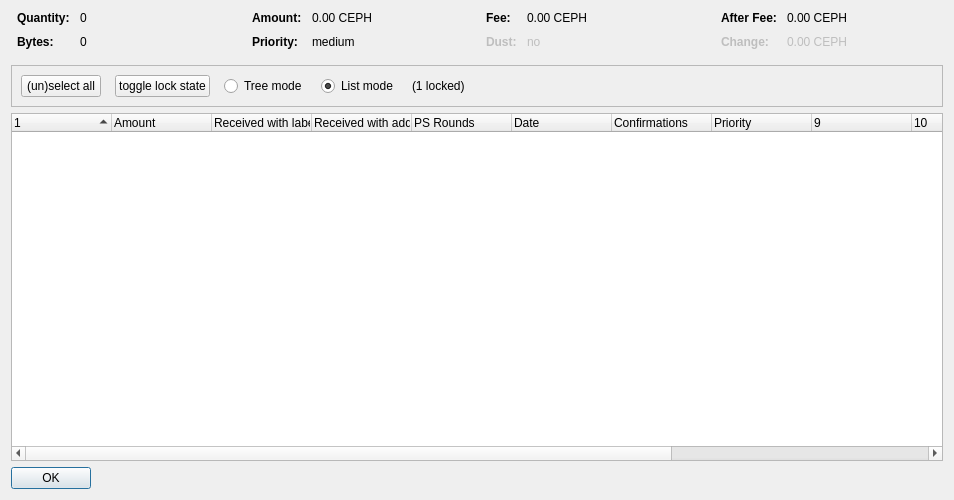
<?xml version="1.0" encoding="UTF-8"?>
<ui version="4.0">
 <class>CoinControlDialog</class>
 <widget class="QDialog" name="CoinControlDialog">
  <property name="geometry">
   <rect>
    <x>0</x>
    <y>0</y>
    <width>954</width>
    <height>500</height>
   </rect>
  </property>
  <property name="windowTitle">
   <string>Coin Selection</string>
  </property>
  <layout class="QVBoxLayout" name="verticalLayout">
   <item>
    <layout class="QHBoxLayout" name="horizontalLayoutTop" stretch="0,0,0,0">
     <property name="topMargin">
      <number>0</number>
     </property>
     <property name="bottomMargin">
      <number>10</number>
     </property>
     <item>
      <layout class="QFormLayout" name="formLayoutCoinControl1">
       <property name="horizontalSpacing">
        <number>10</number>
       </property>
       <property name="verticalSpacing">
        <number>10</number>
       </property>
       <property name="leftMargin">
        <number>6</number>
       </property>
       <property name="rightMargin">
        <number>6</number>
       </property>
       <item row="0" column="0">
        <widget class="QLabel" name="labelCoinControlQuantityText">
         <property name="font">
          <font>
           <weight>75</weight>
           <bold>true</bold>
          </font>
         </property>
         <property name="text">
          <string>Quantity:</string>
         </property>
        </widget>
       </item>
       <item row="0" column="1">
        <widget class="QLabel" name="labelCoinControlQuantity">
         <property name="cursor">
          <cursorShape>IBeamCursor</cursorShape>
         </property>
         <property name="contextMenuPolicy">
          <enum>Qt::ActionsContextMenu</enum>
         </property>
         <property name="text">
          <string notr="true">0</string>
         </property>
         <property name="textInteractionFlags">
          <set>Qt::LinksAccessibleByMouse|Qt::TextSelectableByKeyboard|Qt::TextSelectableByMouse</set>
         </property>
        </widget>
       </item>
       <item row="1" column="0">
        <widget class="QLabel" name="labelCoinControlBytesText">
         <property name="font">
          <font>
           <weight>75</weight>
           <bold>true</bold>
          </font>
         </property>
         <property name="text">
          <string>Bytes:</string>
         </property>
        </widget>
       </item>
       <item row="1" column="1">
        <widget class="QLabel" name="labelCoinControlBytes">
         <property name="cursor">
          <cursorShape>IBeamCursor</cursorShape>
         </property>
         <property name="contextMenuPolicy">
          <enum>Qt::ActionsContextMenu</enum>
         </property>
         <property name="text">
          <string notr="true">0</string>
         </property>
         <property name="textInteractionFlags">
          <set>Qt::LinksAccessibleByMouse|Qt::TextSelectableByKeyboard|Qt::TextSelectableByMouse</set>
         </property>
        </widget>
       </item>
      </layout>
     </item>
     <item>
      <layout class="QFormLayout" name="formLayoutCoinControl2">
       <property name="horizontalSpacing">
        <number>10</number>
       </property>
       <property name="verticalSpacing">
        <number>10</number>
       </property>
       <property name="leftMargin">
        <number>6</number>
       </property>
       <property name="rightMargin">
        <number>6</number>
       </property>
       <item row="0" column="0">
        <widget class="QLabel" name="labelCoinControlAmountText">
         <property name="font">
          <font>
           <weight>75</weight>
           <bold>true</bold>
          </font>
         </property>
         <property name="text">
          <string>Amount:</string>
         </property>
        </widget>
       </item>
       <item row="0" column="1">
        <widget class="QLabel" name="labelCoinControlAmount">
         <property name="cursor">
          <cursorShape>IBeamCursor</cursorShape>
         </property>
         <property name="contextMenuPolicy">
          <enum>Qt::ActionsContextMenu</enum>
         </property>
         <property name="text">
          <string notr="true">0.00 CEPH</string>
         </property>
         <property name="textInteractionFlags">
          <set>Qt::LinksAccessibleByMouse|Qt::TextSelectableByKeyboard|Qt::TextSelectableByMouse</set>
         </property>
        </widget>
       </item>
       <item row="1" column="0">
        <widget class="QLabel" name="labelCoinControlPriorityText">
         <property name="font">
          <font>
           <weight>75</weight>
           <bold>true</bold>
          </font>
         </property>
         <property name="text">
          <string>Priority:</string>
         </property>
        </widget>
       </item>
       <item row="1" column="1">
        <widget class="QLabel" name="labelCoinControlPriority">
         <property name="cursor">
          <cursorShape>IBeamCursor</cursorShape>
         </property>
         <property name="contextMenuPolicy">
          <enum>Qt::ActionsContextMenu</enum>
         </property>
         <property name="text">
          <string>medium</string>
         </property>
         <property name="textInteractionFlags">
          <set>Qt::LinksAccessibleByMouse|Qt::TextSelectableByKeyboard|Qt::TextSelectableByMouse</set>
         </property>
        </widget>
       </item>
      </layout>
     </item>
     <item>
      <layout class="QFormLayout" name="formLayoutCoinControl3">
       <property name="horizontalSpacing">
        <number>10</number>
       </property>
       <property name="verticalSpacing">
        <number>10</number>
       </property>
       <property name="leftMargin">
        <number>6</number>
       </property>
       <property name="rightMargin">
        <number>6</number>
       </property>
       <item row="0" column="0">
        <widget class="QLabel" name="labelCoinControlFeeText">
         <property name="font">
          <font>
           <weight>75</weight>
           <bold>true</bold>
          </font>
         </property>
         <property name="text">
          <string>Fee:</string>
         </property>
        </widget>
       </item>
       <item row="0" column="1">
        <widget class="QLabel" name="labelCoinControlFee">
         <property name="cursor">
          <cursorShape>IBeamCursor</cursorShape>
         </property>
         <property name="contextMenuPolicy">
          <enum>Qt::ActionsContextMenu</enum>
         </property>
         <property name="text">
          <string notr="true">0.00 CEPH</string>
         </property>
         <property name="textInteractionFlags">
          <set>Qt::LinksAccessibleByMouse|Qt::TextSelectableByKeyboard|Qt::TextSelectableByMouse</set>
         </property>
        </widget>
       </item>
       <item row="1" column="0">
        <widget class="QLabel" name="labelCoinControlLowOutputText">
         <property name="enabled">
          <bool>false</bool>
         </property>
         <property name="font">
          <font>
           <weight>75</weight>
           <bold>true</bold>
          </font>
         </property>
         <property name="text">
          <string>Dust:</string>
         </property>
        </widget>
       </item>
       <item row="1" column="1">
        <widget class="QLabel" name="labelCoinControlLowOutput">
         <property name="enabled">
          <bool>false</bool>
         </property>
         <property name="cursor">
          <cursorShape>IBeamCursor</cursorShape>
         </property>
         <property name="contextMenuPolicy">
          <enum>Qt::ActionsContextMenu</enum>
         </property>
         <property name="text">
          <string>no</string>
         </property>
         <property name="textInteractionFlags">
          <set>Qt::LinksAccessibleByMouse|Qt::TextSelectableByKeyboard|Qt::TextSelectableByMouse</set>
         </property>
        </widget>
       </item>
      </layout>
     </item>
     <item>
      <layout class="QFormLayout" name="formLayoutCoinControl4">
       <property name="horizontalSpacing">
        <number>10</number>
       </property>
       <property name="verticalSpacing">
        <number>10</number>
       </property>
       <property name="leftMargin">
        <number>6</number>
       </property>
       <property name="rightMargin">
        <number>6</number>
       </property>
       <item row="0" column="0">
        <widget class="QLabel" name="labelCoinControlAfterFeeText">
         <property name="font">
          <font>
           <weight>75</weight>
           <bold>true</bold>
          </font>
         </property>
         <property name="text">
          <string>After Fee:</string>
         </property>
        </widget>
       </item>
       <item row="0" column="1">
        <widget class="QLabel" name="labelCoinControlAfterFee">
         <property name="cursor">
          <cursorShape>IBeamCursor</cursorShape>
         </property>
         <property name="contextMenuPolicy">
          <enum>Qt::ActionsContextMenu</enum>
         </property>
         <property name="text">
          <string notr="true">0.00 CEPH</string>
         </property>
         <property name="textInteractionFlags">
          <set>Qt::LinksAccessibleByMouse|Qt::TextSelectableByKeyboard|Qt::TextSelectableByMouse</set>
         </property>
        </widget>
       </item>
       <item row="1" column="0">
        <widget class="QLabel" name="labelCoinControlChangeText">
         <property name="enabled">
          <bool>false</bool>
         </property>
         <property name="font">
          <font>
           <weight>75</weight>
           <bold>true</bold>
          </font>
         </property>
         <property name="text">
          <string>Change:</string>
         </property>
        </widget>
       </item>
       <item row="1" column="1">
        <widget class="QLabel" name="labelCoinControlChange">
         <property name="enabled">
          <bool>false</bool>
         </property>
         <property name="cursor">
          <cursorShape>IBeamCursor</cursorShape>
         </property>
         <property name="contextMenuPolicy">
          <enum>Qt::ActionsContextMenu</enum>
         </property>
         <property name="text">
          <string notr="true">0.00 CEPH</string>
         </property>
         <property name="textInteractionFlags">
          <set>Qt::LinksAccessibleByMouse|Qt::TextSelectableByKeyboard|Qt::TextSelectableByMouse</set>
         </property>
        </widget>
       </item>
      </layout>
     </item>
    </layout>
   </item>
   <item>
    <widget class="QFrame" name="frame">
     <property name="minimumSize">
      <size>
       <width>0</width>
       <height>40</height>
      </size>
     </property>
     <property name="frameShape">
      <enum>QFrame::StyledPanel</enum>
     </property>
     <property name="frameShadow">
      <enum>QFrame::Sunken</enum>
     </property>
     <layout class="QHBoxLayout" name="horizontalLayout">
      <item>
       <layout class="QHBoxLayout" name="horizontalLayoutPanel" stretch="0,0,0,0,0,0">
        <property name="spacing">
         <number>14</number>
        </property>
        <item>
         <widget class="QPushButton" name="pushButtonSelectAll">
          <property name="sizePolicy">
           <sizepolicy hsizetype="Maximum" vsizetype="Fixed">
            <horstretch>0</horstretch>
            <verstretch>0</verstretch>
           </sizepolicy>
          </property>
          <property name="text">
           <string>(un)select all</string>
          </property>
          <property name="autoDefault">
           <bool>false</bool>
          </property>
         </widget>
        </item>
        <item>
         <widget class="QPushButton" name="pushButtonToggleLock">
          <property name="sizePolicy">
           <sizepolicy hsizetype="Maximum" vsizetype="Fixed">
            <horstretch>0</horstretch>
            <verstretch>0</verstretch>
           </sizepolicy>
          </property>
          <property name="text">
           <string>toggle lock state</string>
          </property>
          <property name="autoDefault">
           <bool>false</bool>
          </property>
         </widget>
        </item>
        <item>
         <widget class="QRadioButton" name="radioTreeMode">
          <property name="sizePolicy">
           <sizepolicy hsizetype="Maximum" vsizetype="Fixed">
            <horstretch>0</horstretch>
            <verstretch>0</verstretch>
           </sizepolicy>
          </property>
          <property name="text">
           <string>Tree mode</string>
          </property>
         </widget>
        </item>
        <item>
         <widget class="QRadioButton" name="radioListMode">
          <property name="sizePolicy">
           <sizepolicy hsizetype="Maximum" vsizetype="Fixed">
            <horstretch>0</horstretch>
            <verstretch>0</verstretch>
           </sizepolicy>
          </property>
          <property name="text">
           <string>List mode</string>
          </property>
          <property name="checked">
           <bool>true</bool>
          </property>
         </widget>
        </item>
        <item>
         <widget class="QLabel" name="labelLocked">
          <property name="text">
           <string>(1 locked)</string>
          </property>
         </widget>
        </item>
        <item>
         <spacer name="horizontalSpacer">
          <property name="orientation">
           <enum>Qt::Horizontal</enum>
          </property>
          <property name="sizeHint" stdset="0">
           <size>
            <width>40</width>
            <height>20</height>
           </size>
          </property>
         </spacer>
        </item>
       </layout>
      </item>
     </layout>
    </widget>
   </item>
   <item>
    <widget class="CoinControlTreeWidget" name="treeWidget">
     <property name="contextMenuPolicy">
      <enum>Qt::CustomContextMenu</enum>
     </property>
     <property name="sortingEnabled">
      <bool>false</bool>
     </property>
     <property name="columnCount">
      <number>13</number>
     </property>
     <attribute name="headerShowSortIndicator" stdset="0">
      <bool>true</bool>
     </attribute>
     <attribute name="headerStretchLastSection">
      <bool>false</bool>
     </attribute>
     <column>
      <property name="text">
       <string/>
      </property>
     </column>
     <column>
      <property name="text">
       <string>Amount</string>
      </property>
     </column>
     <column>
      <property name="text">
       <string>Received with label</string>
      </property>
     </column>
     <column>
      <property name="text">
       <string>Received with address</string>
      </property>
     </column>
     <column>
      <property name="text">
       <string>PS Rounds</string>
      </property>
     </column>
     <column>
      <property name="text">
       <string>Date</string>
      </property>
     </column>
     <column>
      <property name="text">
       <string>Confirmations</string>
      </property>
      <property name="toolTip">
       <string>Confirmed</string>
      </property>
     </column>
     <column>
      <property name="text">
       <string>Priority</string>
      </property>
     </column>
     <column>
      <property name="text">
       <string/>
      </property>
     </column>
     <column>
      <property name="text">
       <string/>
      </property>
     </column>
     <column>
      <property name="text">
       <string/>
      </property>
     </column>
     <column>
      <property name="text">
       <string/>
      </property>
     </column>
     <column>
      <property name="text">
       <string/>
      </property>
     </column>
    </widget>
   </item>
   <item>
    <widget class="QDialogButtonBox" name="buttonBox">
     <property name="sizePolicy">
      <sizepolicy hsizetype="Maximum" vsizetype="Fixed">
       <horstretch>0</horstretch>
       <verstretch>0</verstretch>
      </sizepolicy>
     </property>
     <property name="orientation">
      <enum>Qt::Horizontal</enum>
     </property>
     <property name="standardButtons">
      <set>QDialogButtonBox::Ok</set>
     </property>
    </widget>
   </item>
  </layout>
 </widget>
 <customwidgets>
  <customwidget>
   <class>CoinControlTreeWidget</class>
   <extends>QTreeWidget</extends>
   <header>coincontroltreewidget.h</header>
  </customwidget>
 </customwidgets>
 <resources/>
 <connections/>
</ui>
